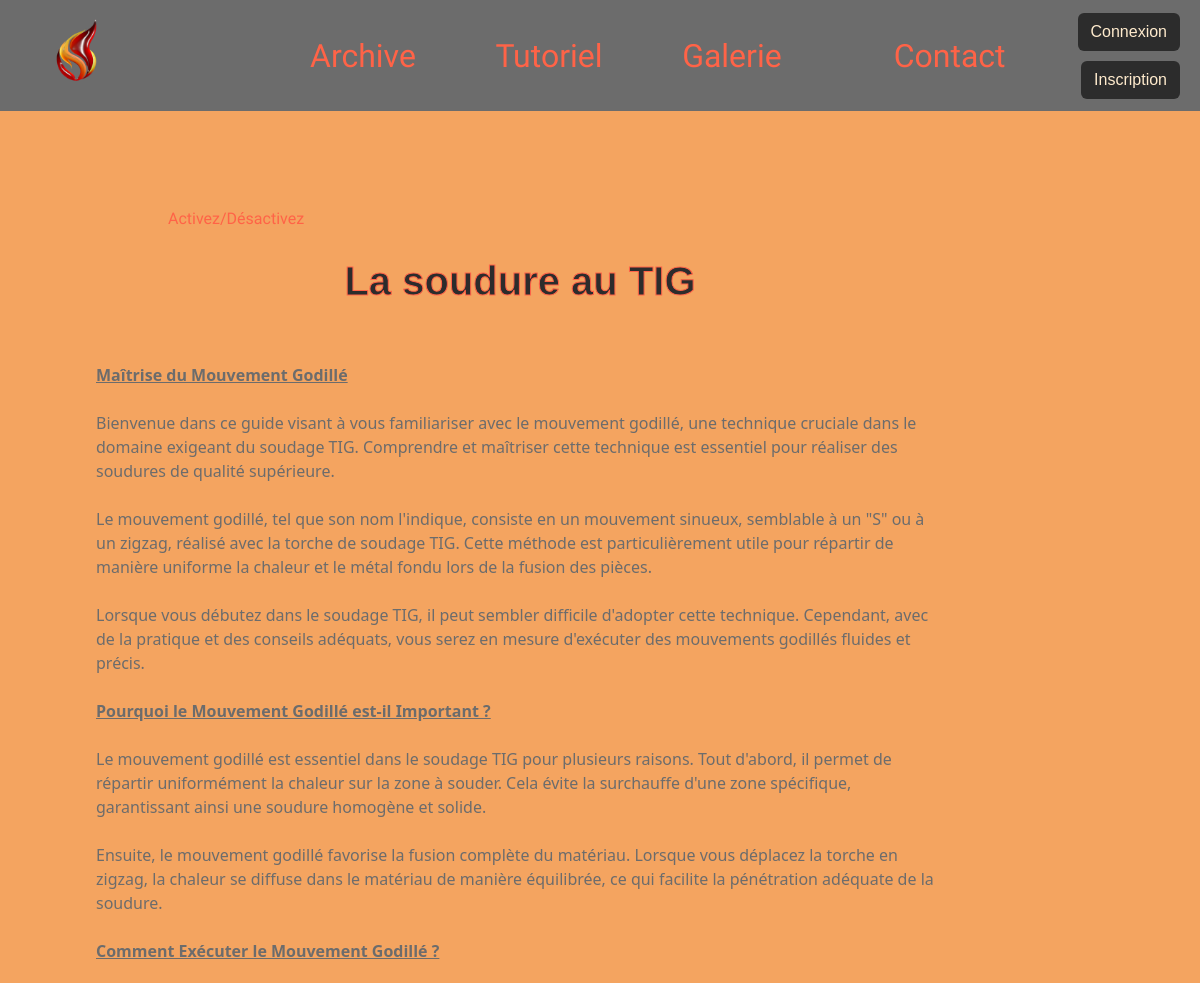
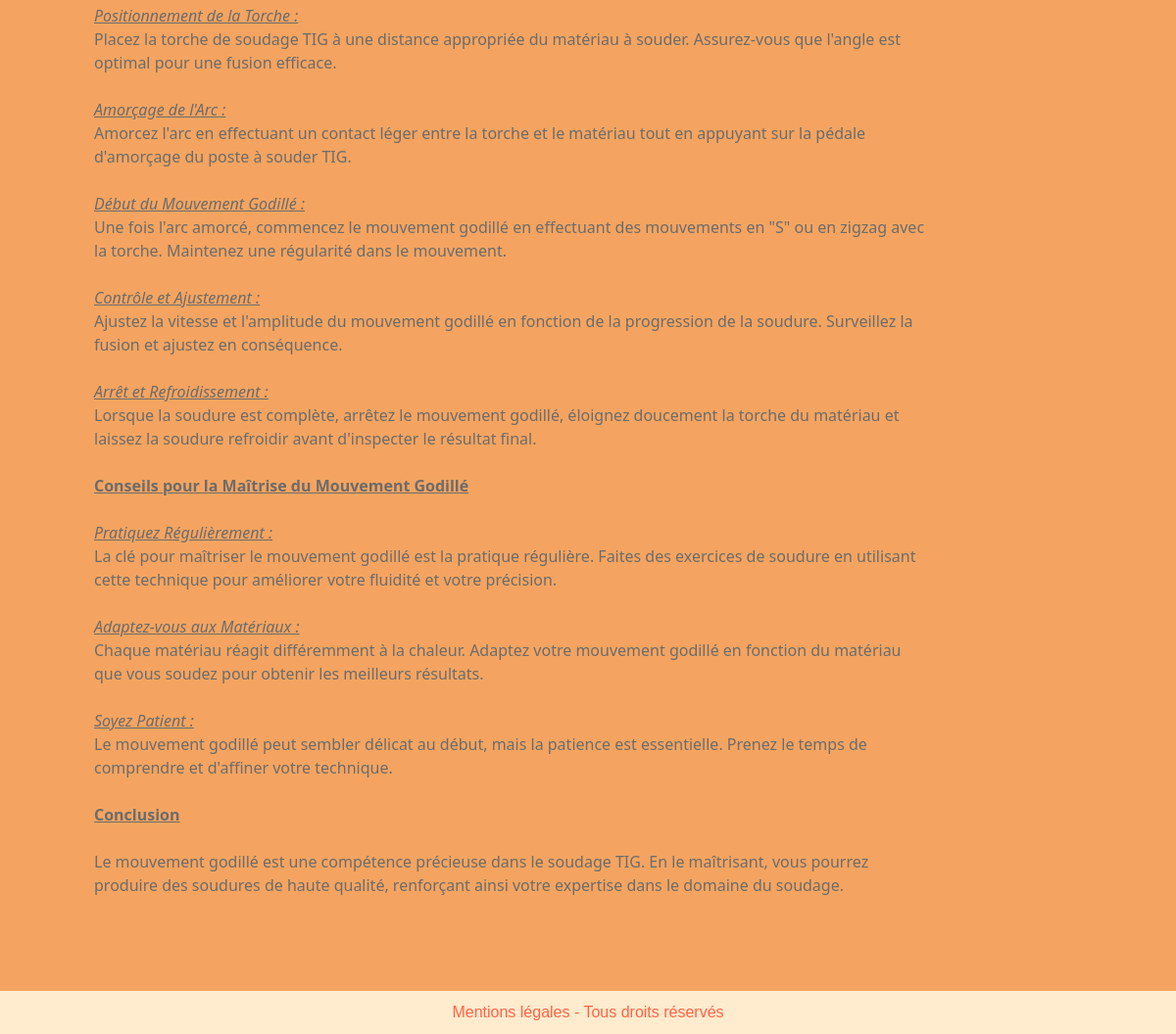
The app's page /pages/tutoriel.php with its own data (2 pictures, top to bottom).
### tables this page shows
CREATE TABLE IF NOT EXISTS `tutoriel` (
  `id_tutoriel` int NOT NULL AUTO_INCREMENT,
  `titre` varchar(100) NOT NULL,
  `contenu` text NOT NULL,
  `image` varchar(200) NOT NULL,
  `image2` varchar(200) NOT NULL,
  PRIMARY KEY (`id_tutoriel`)
);

### composants/connexion.php (called while the page is built, shortened)
<?php
class ma_connexion{
    private $connexionPDO;
    public function __construct($host, $nom_bd, $user, $password)
    {
        $this -> host = $host;
        $this -> nom_bd = $nom_bd;
        $this -> user = $user;
        $this -> password = $password;
        try {
            $dsn = "mysql:host=" . $this-> host . "; dbname=" . $this-> nom_bd . "; charset:=utf8mb4_unicode_ci";
            $this-> connexionPDO = new PDO($dsn, $this-> user, $this-> password);
            $this-> connexionPDO->setAttribute(PDO::ATTR_ERRMODE, PDO::ERRMODE_EXCEPTION);
        } catch (PDOException $e) {
            echo "connexion pas marché!" . "<br>" ."(╥╯⌒╰╥๑)" . "<br>";
            echo "<style> body{background-color: #FB4640; color: white;} </style>";
            echo "Erreur : " . $e->getMessage();
        }
    }
    public function select( $colonne, $table){
        try {
            $select = "SELECT $colonne FROM $table";
            $requete = $this -> connexionPDO -> prepare($select);
            $requete -> execute();
            $afficher = $requete -> fetchAll(PDO::FETCH_ASSOC);
            return $afficher;
        } catch (PDOException $e) {
            echo "Erreur : " . $e->getMessage();
        }
    }
}
$connexion = new ma_connexion("localhost", "bdd_chaudronnerie", "root", "");
?>

### pages/tutoriel.php (the view, shortened to what this page needs)
<?php
include "../composants/connexion.php"
?>
<html lang="en">
<head>
  <link rel="stylesheet" href="https://cdnjs.cloudflare.com/ajax/libs/font-awesome/6.4.2/css/all.min.css" />
  <link href="https://cdn.jsdelivr.net/npm/bootstrap@5.3.1/dist/css/bootstrap.min.css" rel="stylesheet">
  <link rel="stylesheet" href="../style.css">
</head>
<body>
  <?php include "../composants/header.php" ?>
  <main>
    <div class="image-tutoriel">
      <?php
      $tutoriel = $connexion->select("*", "tutoriel");
      foreach ($tutoriel as $cartes) {
        echo '<div class="image-tutoriel-">';
        echo '<div class="toggle-overlay" onclick="toggleGif(this)">Activez/Désactivez</div>';
        echo '<div class="card-body">';
        echo '<h1 class="tutoriel-contenu-titre">' . $cartes["titre"] . '</h1>';
        echo '<div class="tutoriel-contenu-text">';
        echo '<p class="card-text">' . nl2br($cartes["contenu"]) . '</p>';
        echo '</div>';
        echo '</div>';
        echo '</div>';
      }
      ?>
    </div>
  </main>
  <?php include "../composants/footer.php" ?>
</body>
</html>

### style.css (style rules this page uses)
body { background-color: #F4A460; margin: 0; font-family: Arial, sans-serif; scroll-behavior: smooth; }
.image-tutoriel { display: grid; grid-template-columns: auto auto auto; justify-content: space-around; gap: 5em; margin: 6em; }
.toggle-overlay { position: absolute; cursor: pointer; z-index: 1; color: #FF6347; padding-inline-start: 6%; font-family: 'Wallpoet'; display: block; visibility: visible; }
.tutoriel-contenu-titre { text-align: center; padding: 50px; font-family: 'Helvetica'; color: #2C2C2C; font-weight: bold; -webkit-text-stroke: 1px #FF6347; }
.tutoriel-contenu-text { font-family: 'Segoe UI'; color: #6C6C6C; }

### records on screen
tutoriel: titre "La soudure au TIG", contenu "Maîtrise du Mouvement Godillé Bienvenue dans ce guide visant à vous familiariser avec le mouvement godillé, une technique cruciale dans le domaine exigeant du soudage TIG. Comprendre et maîtriser cette technique est essentiel pour réaliser des soudures de qualité supérieure. Le mouvement godillé, tel que son nom l'indique, consiste en un mouvement sinueux, semblable à un \"S\" ou à un zigzag, réalisé avec la torche de soudage TIG. Cette méthode est particulièrement utile pour répartir de manière uniforme la chaleur et le métal fondu lors de la fusion des pièces. Lorsque vous débutez dans le soudage TIG, il peut sembler difficile d'adopter cette technique. Cependant, avec de la pratique et des…"
